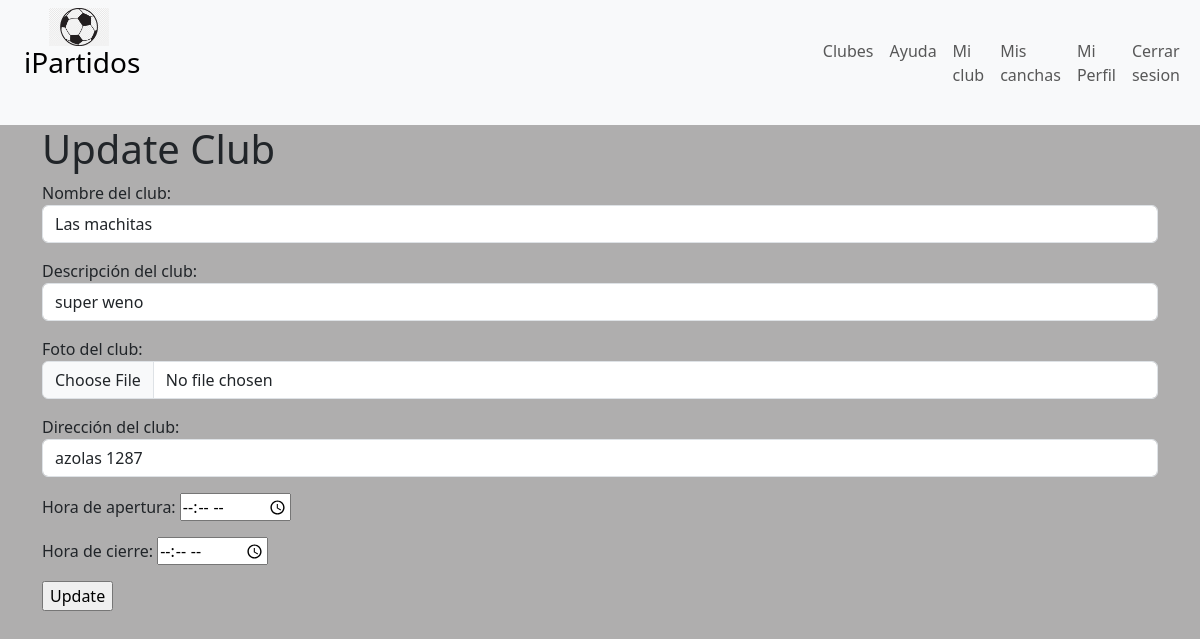
Page /clubes/settings/ (signed in) on the earlier database version.
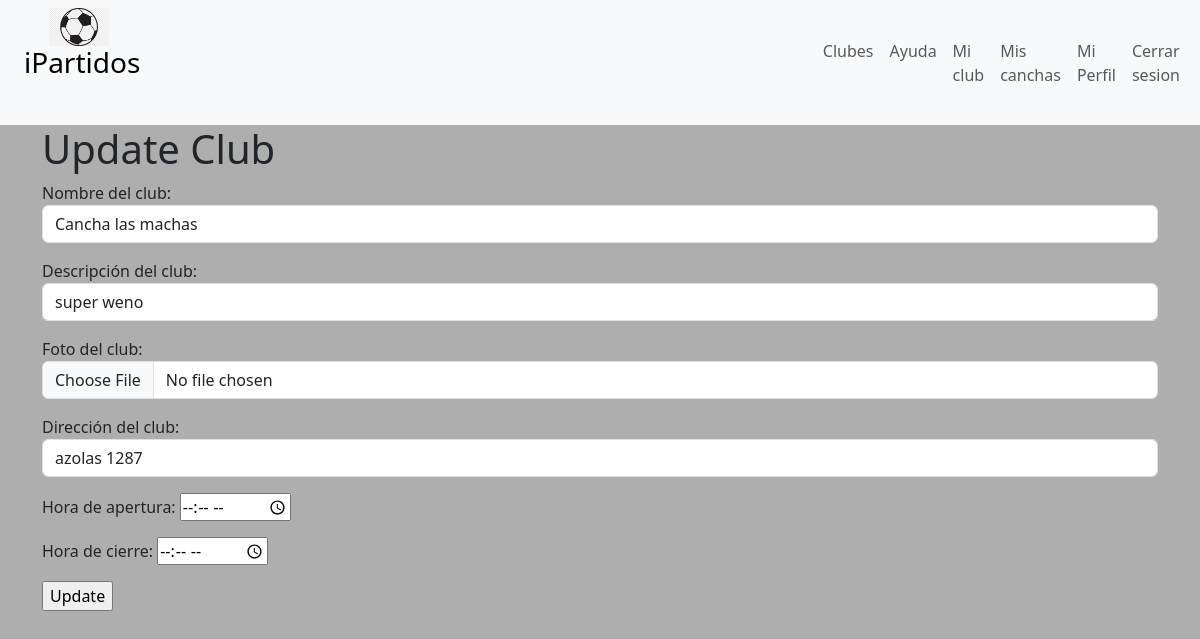
Same page on the later database version.
### registration/models.py (models this page shows, shortened)
class UsuarioProfile(AbstractUser):
    name = models.CharField(max_length=200, default='',)
    last_name = models.CharField(max_length=200, default='')
    email = models.EmailField(max_length=254, unique=True, default='')
    bornDate = models.DateField('Fecha de nacimiento', null=True, blank=True,)
    phoneNumber = models.CharField(max_length=20, blank=True)
    role = models.CharField(max_length=100, default='tenant')
    state = models.BooleanField(default=False)

class Tenant(UsuarioProfile):
    fieldsNetWorth = models.FloatField(default=0.0)
    clubName = models.CharField(max_length=200, default='')
    clubDescription = models.CharField(max_length=200, default='')
    clubPhoto = models.ImageField(upload_to='club_photos', null=True, blank=True)
    clubAddress = models.CharField(max_length=200, default='')
    clubApertureTime = models.TimeField('Hora de apertura', null=True, blank=True,)
    clubClosureTime = models.TimeField('Hora de cierre', null=True, blank=True,)
    class Meta:
        verbose_name = 'Tenant'
        verbose_name_plural = 'Tenants'

### clubes/views.py (the view)
# urls.py: path('settings/', ClubUpdateView.as_view(), name='club_settings'),
class ClubUpdateView(UpdateView):
    model = Tenant
    template_name = 'clubes/club_settings.html'
    form_class = ClubForm
    success_url = reverse_lazy('club_settings')
    @method_decorator(login_required)
    def dispatch(self, request, *args, **kwargs):
        if hasattr(request.user, 'tenant'):
            try:
                tenant = Tenant.objects.get(username=request.user.username)
            except Tenant.DoesNotExist:
                raise ValueError("Logged in user is not a Tenant")
        return super().dispatch(request, *args, **kwargs)
    def get_object(self, queryset=None):
        if hasattr(self.request.user, 'tenant'):
            return self.request.user.tenant
        else:
            raise ValueError("Logged in user is not a Tenant bruh")

### clubes/forms.py
class ClubForm(forms.ModelForm):
    class Meta:
        model = Tenant
        fields = ['clubName', 'clubDescription', 'clubPhoto', 'clubAddress', 'clubApertureTime', 'clubClosureTime']
        widgets = {
            'clubName': forms.TextInput(attrs={'class': 'form-control'}),
            'clubDescription': forms.TextInput(attrs={'class': 'form-control'}),
            'clubPhoto': forms.FileInput(attrs={'class': 'form-control'}),
            'clubAddress': forms.TextInput(attrs={'class': 'form-control'}),
            'clubApertureTime': forms.TimeInput(attrs={'type': 'time'}),
            'clubClosureTime': forms.TimeInput(attrs={'type': 'time'}),
        }
        labels = {
            'clubName': 'Nombre del club',
            'clubDescription': 'Descripción del club',
            'clubPhoto': 'Foto del club',
            'clubAddress': 'Dirección del club',
        }

### clubes/templates/clubes/club_settings.html (shortened to what this page needs)
{% extends 'core/base.html' %}
{% block content %}
    <h1>Update Club</h1>
    <form method="post" enctype="multipart/form-data">
        {{ form.as_p}}
        <input type="submit" value="Update" />
    </form>
{% endblock %}

Differences in the rows shown:
changed Tenant "super weno": clubName "Las machitas" → "Cancha las machas"
